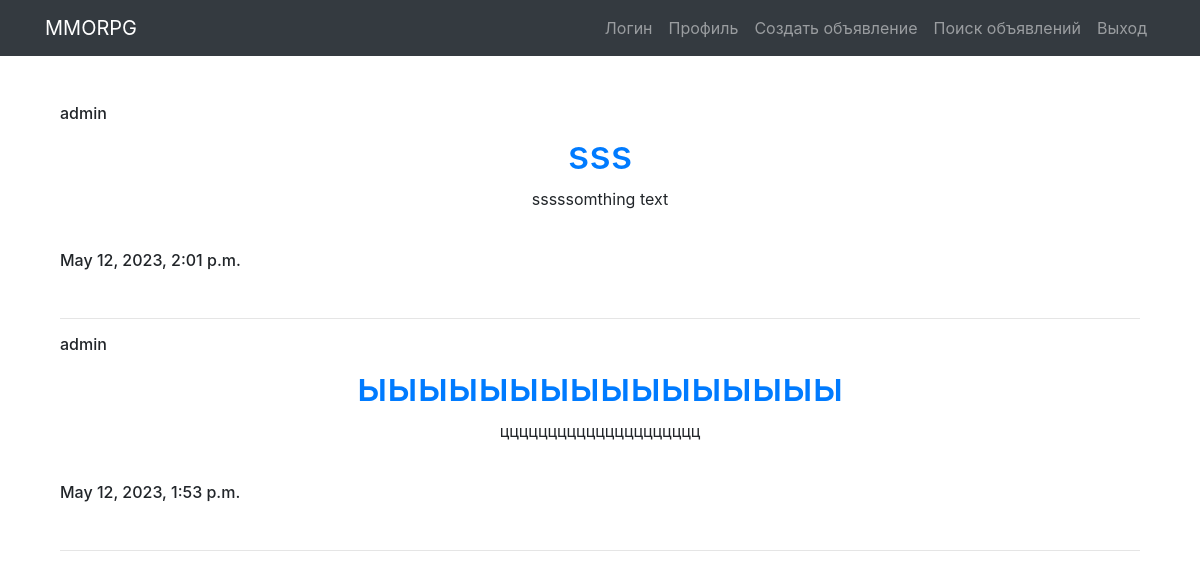
The app's page /, older data.
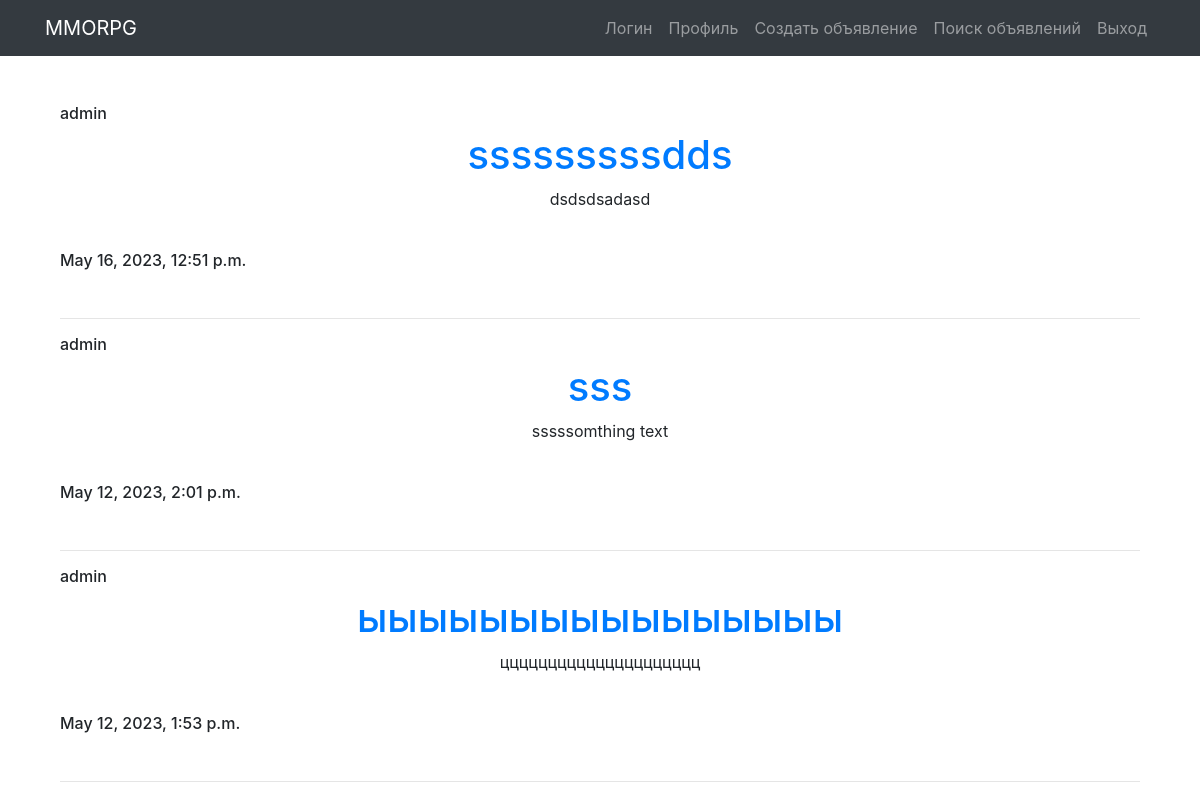
The same page, newer data.
### appmmo/models.py (models this page shows, shortened)
class Advertisement(models.Model):
    tank = 'TK'
    heal = 'HL'
    dd = 'DD'
    trader = 'TD'
    guild_masters = 'GM'
    quest_giver = 'KG'
    blacksmith = 'BS'
    the_tanner = 'TR'
    potions_master = 'PM'
    master_of_spells = 'SP'
    CATEGORY_CHOIESES = (
        (tank, ('Танки')),
        (heal, ('Хилы')),
        (dd, ('ДД')),
        (trader, ('Торговец')),
        (guild_masters, ('Гилдмастер')),
        (quest_giver, ('Квестгивер')),
        (blacksmith, ('Кузнец')),
        (the_tanner, ('Кожевник')),
        (potions_master, ('Зельевар')),
        (master_of_spells, ('Мастер заклинаний')),
    )
    author = models.ForeignKey(User, on_delete=models.CASCADE)
    heading = models.CharField(max_length=128, help_text=('Название объявления'))
    text = models.TextField(help_text=('Это текст объявления'))
    classType = models.CharField(max_length=2, choices=CATEGORY_CHOIESES, help_text=('Тип класса'))
    image = models.ImageField(max_length=255,  upload_to=user_directory_path, null=True, blank=True)
    dateCreation = models.DateTimeField(auto_now_add=True)

### appmmo/views.py (the view)
# urls.py: path('', AdvertisementView.as_view(), name='advertisement'),
class AdvertisementView(ListView):
    model = Advertisement
    template_name = 'Advertisement.html'
    context_object_name = 'advertisements'
    paginate_by = 10
    ordering = ['-dateCreation']
    def get_queryset(self):
        queryset = super().get_queryset()
        self.filterset = AdvertisementFilter(self.request.GET, queryset)
        return self.filterset.qs

### templates/Advertisement.html (shortened to what this page needs)
{% extends 'flatpages/default.html' %}
{% block content %}
{% for i in advertisements %}
<div class="container">
     <h6 class="author">{{ i.author }}</h6>
  <a href="{% url 'advertisement_detail' i.pk %}">
    <h1>{{ i.heading }}</h1>
  </a>
  <p>{{ i.text }}</p>
 <br> <h6 class="data">{{ i.dateCreation }}</h6> </br>
    <hr>
</div>
{% endfor %}
{% endblock content %}

Row changes from the older to the newer data that the page shows:
added Advertisement: author "admin", heading "sssssssssdds", text "dsdsdsadasd", dateCreation "May 16, 2023, 12:51 p.m."
